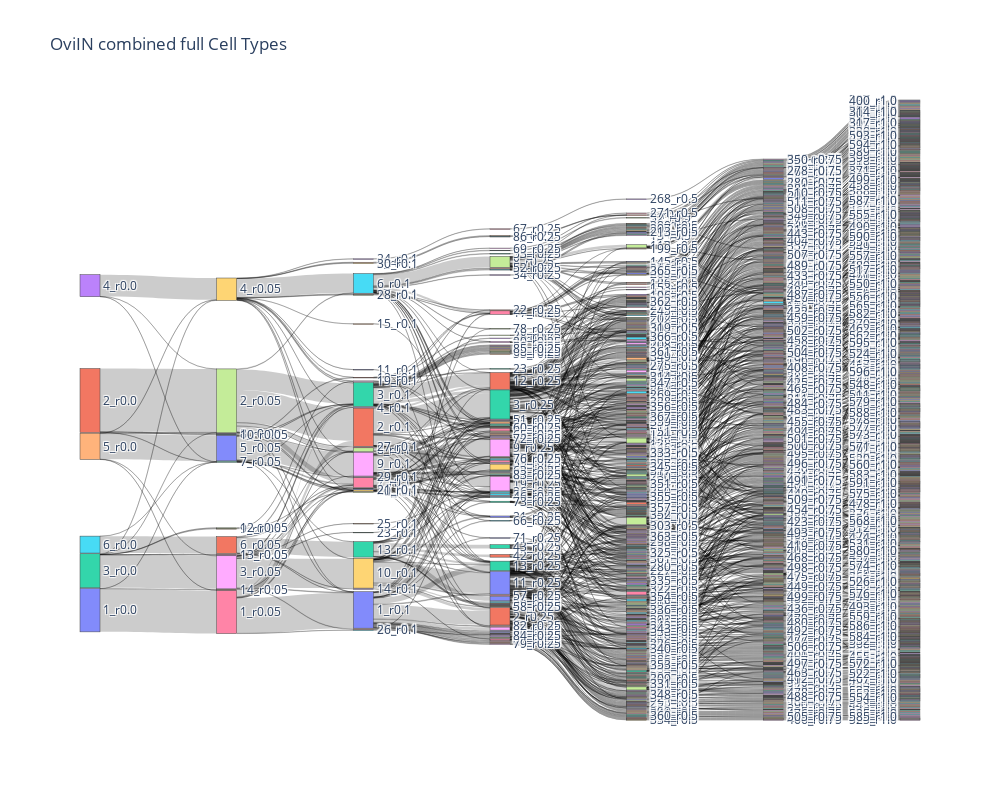

The notebook cell saved with this chart:
### Code cell
# Run through the function
chi_values = ['0.0', '0.05','0.1', '0.25', '0.5', '0.75', '1.0']
create_sankey(ovi_cell, chi_values, figsize=800, title='OviIN combined full Cell Types')

### Figure 1 — Plotly figure (JSON) as saved in the notebook; plotly's stock layout.template omitted (floating-point values rounded to 4 significant figures; data arrays with more than 128 entries replaced by an {"elided": "..."} marker saying what was removed)
{"data": [{"link": {"source": {"elided": "2363 int values"}, "target": {"elided": "2363 int values"}, "value": {"elided": "2363 int values"}}, "node": {"label": {"elided": "1610 str values"}, "line": {"width": 0.5}, "pad": 15, "thickness": 20}, "type": "sankey"}], "layout": {"height": 800, "title": {"text": "OviIN combined full Cell Types"}, "width": 1000}}
